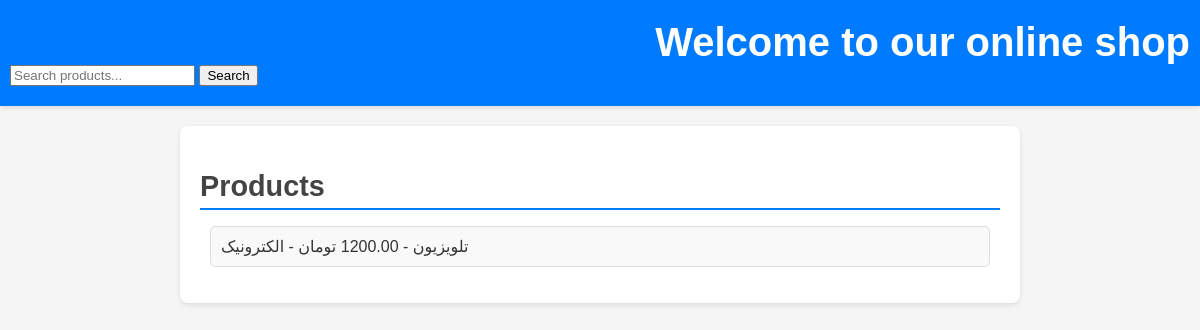
Page /home/ on the earlier database version.
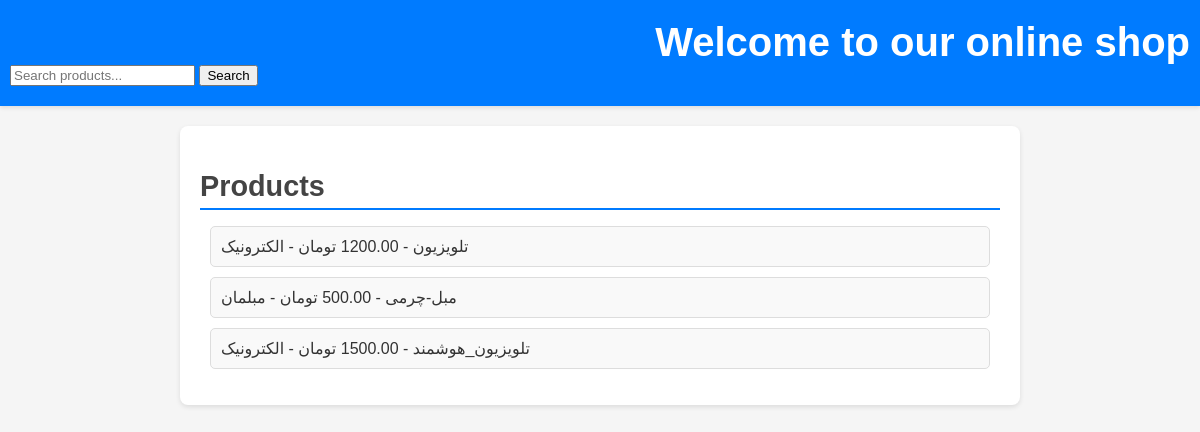
Same page on the later database version.
### home/models.py (models this page shows, shortened)
class Product(models.Model):
    name = models.CharField(max_length=100)
    price = models.DecimalField(max_digits=10, decimal_places=2)
    category = models.ForeignKey(Category, on_delete=models.CASCADE, related_name='products')

class Category(models.Model):
    name = models.CharField(max_length=100)
    def __str__(self):
        return self.name

### home/views.py (the view)
# urls.py: path('', views.home, name='home'),
def home(request):
    products = Product.objects.all()
    return render(request, 'home.html',{'products': products})

### home/templates/home.html (shortened to what this page needs)
<!DOCTYPE html>
<html lang="en">
<head>
    {% load static %}
    <link rel="stylesheet" href="{% static 'css/home.css' %}">
</head>
<body>
    <header>
        <h1>Welcome to our online shop</h1>
        <form method="GET" action="{% url 'product_list' %}">
            <label>
                <input type="text" name="q" placeholder="Search products..." value="{{ request.GET.q }}">
            </label>
            <button type="submit">Search</button>
        </form>
    </header>
    <main>
        <div class="content-wrapper">
            <div class="products">
                <h2>Products</h2>
                {% if products %}
                    <ul>
                        {% for product in products %}
                            <li>
                                {{ product.name }} - {{ product.price }} تومان - {{product.category}}
                            </li>
                        {% endfor %}
                    </ul>
                {% else %}
                    <p>No products available.</p>
                {% endif %}
            </div>
        </div>
    </main>
</body>
</html>

### home/static/css/home.css (style rules this page uses)
body { font-family: 'Arial', sans-serif; margin: 0; padding: 0; background-color: #f5f5f5; color: #333; }
header { background-color: #007bff; color: #fff; padding: 20px 10px; box-shadow: 0 2px 4px rgba(0, 0, 0, 0.1); }
header h1 { margin: 0; font-size: 2.5em; text-align: right; }
main { max-width: 800px; margin: 20px auto; padding: 20px; background-color: #fff; border-radius: 8px; box-shadow: 0 2px 5px rgba(0, 0, 0, 0.1); }
main h2 { font-size: 1.8em; margin-bottom: 10px; color: #444; border-bottom: 2px solid #007bff; padding-bottom: 5px; }
ul { list-style-type: none; padding: 0 10px; }
ul li { padding: 10px; margin: 10px 0; background-color: #f9f9f9; border: 1px solid #ddd; border-radius: 5px; transition: all 0.3s ease; }

Differences in the rows shown:
added Product: name "مبل-چرمی", price "500.00", category "مبلمان"
added Product: name "تلویزیون_هوشمند", category "الکترونیک"
